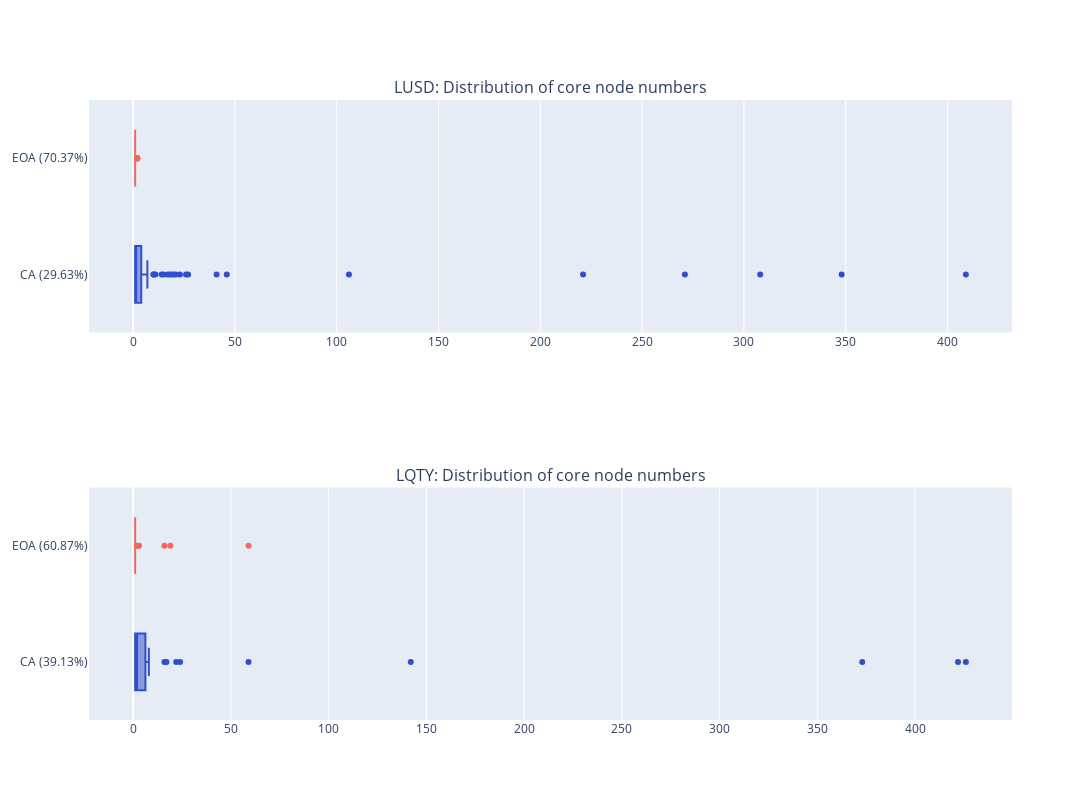

Write notebook code for a chart like this one.
### Code cell
fig = make_subplots(
    rows=2, 
    cols=1,
    subplot_titles=("LUSD: Distribution of core node numbers", "LQTY: Distribution of core node numbers")
)

LUSD_core_CA = LUSD_core_address[LUSD_core_address['type']==0]['core_days_cnt']
LUSD_core_EOA = LUSD_core_address[LUSD_core_address['type']==1]['core_days_cnt']

LQTY_core_CA = LQTY_core_address[LQTY_core_address['type']==0]['core_days_cnt']
LQTY_core_EOA = LQTY_core_address[LQTY_core_address['type']==1]['core_days_cnt']


fig.add_trace(go.Box(x=LUSD_core_CA, marker_color=LUSD_color1, name="CA (29.63%)"), row=1, col=1)
fig.add_trace(go.Box(x=LUSD_core_EOA, marker_color=LQTY_color2, name="EOA (70.37%)"), row=1, col=1)

fig.add_trace(go.Box(x=LQTY_core_CA, marker_color=LUSD_color1, name="CA (39.13%)"), row=2, col=1)
fig.add_trace(go.Box(x=LQTY_core_EOA, marker_color=LQTY_color2, name="EOA (60.87%)"), row=2, col=1)

fig.update_layout(barmode='stack', height=800, width=1500, showlegend=False)
fig.show()

fig.write_image("../Figure/images/fig5.png")

### Figure 1 — Plotly figure (JSON) as saved in the notebook; plotly's stock layout.template omitted (floating-point values rounded to 4 significant figures; data arrays with more than 128 entries replaced by an {"elided": "..."} marker saying what was removed)
{"data": [{"marker": {"color": "#2f4ed0"}, "name": "CA (29.63%)", "type": "box", "x": [409, 348, 308, 271, 221, 106, 46, 41, 27, 26, 23, 21, 20, 19, 18, 17, 15, 14, 11, 10, 10, 7, 6, 5, 5, 5, 5, 4, 4, 3, 3, 3, 3, 3, 3, 3, 3, 2, 2, 1, 1, 1, 1, 1, 1, 1, 1, 1, 1, 1, 1, 1, 1, 1, 1, 1, 1, 1, 1, 1, 1, 1, 1, 1, 1, 1, 1, 1, 1, 1, 1, 1, 1, 1, 1, 1, 1, 1, 1, 1, 1, 1, 1, 1, 1, 1, 1, 1, 1, 1, 1, 1, 1, 1, 1, 1, 1, 1, 1, 1, 1, 1, 1, 1, 1, 1, 1, 1, 1, 1, 1, 1], "xaxis": "x", "yaxis": "y"}, {"marker": {"color": "#f6685e"}, "name": "EOA (70.37%)", "type": "box", "x": {"elided": "265 int values"}, "xaxis": "x", "yaxis": "y"}, {"marker": {"color": "#2f4ed0"}, "name": "CA (39.13%)", "type": "box", "x": [426, 422, 373, 142, 59, 24, 22, 17, 16, 8, 7, 6, 6, 5, 4, 4, 3, 3, 2, 2, 2, 2, 2, 2, 2, 1, 1, 1, 1, 1, 1, 1, 1, 1, 1, 1, 1, 1, 1, 1, 1, 1, 1, 1, 1], "xaxis": "x2", "yaxis": "y2"}, {"marker": {"color": "#f6685e"}, "name": "EOA (60.87%)", "type": "box", "x": [59, 19, 16, 3, 2, 2, 1, 1, 1, 1, 1, 1, 1, 1, 1, 1, 1, 1, 1, 1, 1, 1, 1, 1, 1, 1, 1, 1, 1, 1, 1, 1, 1, 1, 1, 1, 1, 1, 1, 1, 1, 1, 1, 1, 1, 1, 1, 1, 1, 1, 1, 1, 1, 1, 1, 1, 1, 1, 1, 1, 1, 1, 1, 1, 1, 1, 1, 1, 1, 1], "xaxis": "x2", "yaxis": "y2"}], "layout": {"annotations": [{"font": {"size": 16}, "showarrow": false, "text": "LUSD: Distribution of core node numbers", "x": 0.5, "xanchor": "center", "xref": "paper", "y": 1, "yanchor": "bottom", "yref": "paper"}, {"font": {"size": 16}, "showarrow": false, "text": "LQTY: Distribution of core node numbers", "x": 0.5, "xanchor": "center", "xref": "paper", "y": 0.375, "yanchor": "bottom", "yref": "paper"}], "barmode": "stack", "height": 800, "showlegend": false, "width": 1500, "xaxis": {"anchor": "y", "domain": [0, 1]}, "xaxis2": {"anchor": "y2", "domain": [0, 1]}, "yaxis": {"anchor": "x", "domain": [0.625, 1]}, "yaxis2": {"anchor": "x2", "domain": [0, 0.375]}}}
